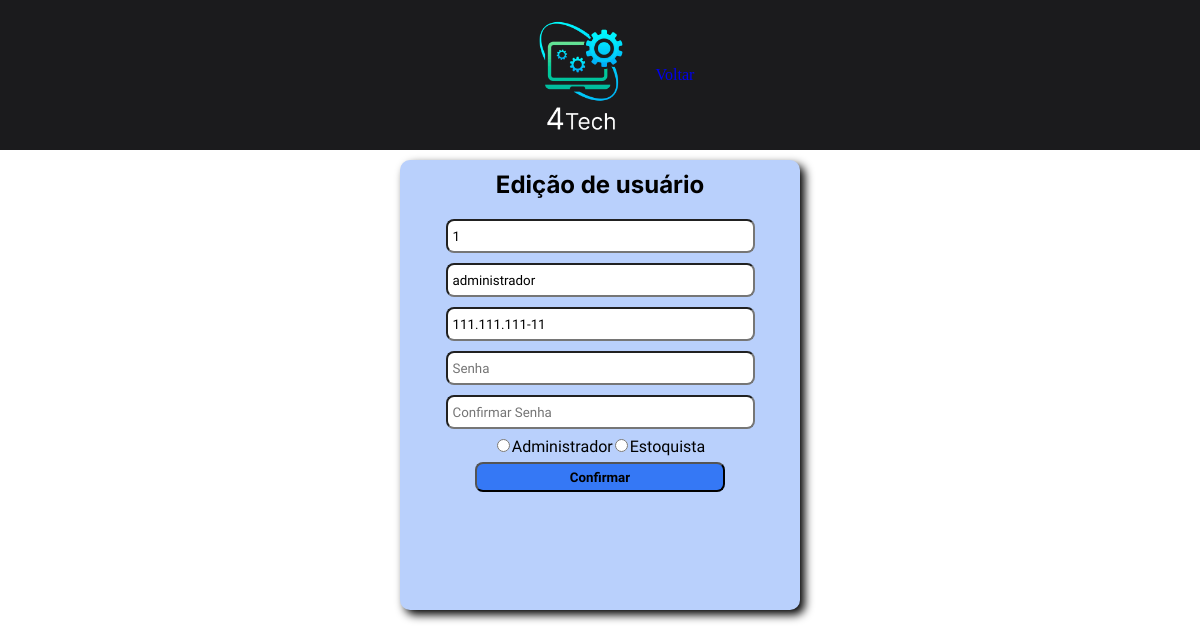
Screenshot of /editarUsuario.php?id=1 with the database file from the repository.
### tables this page shows
create table usuarios_backoffice(
id int(10) auto_increment not null primary key,
nome varchar(255) not null,
cpf varchar(15) not null,
email varchar(100) not null unique key,
senha varchar(200) not null,
status int (1),
grupo_usuario_id int(10)
);

### editarUsuario.php (the view, shortened to what this page needs)
<?php
include("conexao.php");
(isset($_GET['id'])) ? $id_usuario = $_GET['id'] : null;
$sql_code = "SELECT * FROM usuarios_backoffice where id = $id_usuario ";
$sql_query = $mysqli->query($sql_code) or die($mysqli->error);
?>
<!DOCTYPE html>
<html lang="pt-br">
<head>
    <link rel="stylesheet" href="css/cadUsuario.css">
</head>
<body>
    <header>
        <div class="logo">
            <img src="img/Logo.png" alt="Logo da 4Tech">
        </div>
        <a href="GestaoUsuarios.php">Voltar</a>
    </header>
    <section class="area-cadastro">
        <form id="form-cadastro" action="Controle_Usuarios.php" method="POST">
            <h1>Edição de usuário</h1>
            <?php while ($usuario = $sql_query->fetch_assoc()): ?>
                <div class="dados-cadastro">
                    <input type="number" name="id" class="inputs required" value="<?= $usuario['id'] ?>" readonly>
                    <input type="text" name="nome" class="inputs required"
                        oninput="validaNome()" value="<?= $usuario['nome'] ?>">
                    <input type="text" name="cpf" placeholder="CPF" class="inputs required" maxlength="14"
                        oninput="mascaraCPF()" value="<?= $usuario['cpf'] ?>">
                    <input type="password" name="senha" placeholder="Senha" class="inputs required" oninput="validaSenha()">
                    <input type="password" placeholder="Confirmar Senha" class="inputs required" oninput="comparaSenha()">
                </div>
                <div class="grupo-usuario">
                    <input type="radio" name="radio-btn" id="radio1" class="required" value="1"
                        oninput="validaGrupo()">Administrador<input type="radio" name="radio-btn" id="radio2" class="required" value="2"
                        oninput="validaGrupo()">Estoquista<span class="span-required">Selecione ao menos um grupo</span>
                </div>
                <input type="submit" name="editarUsuario" id="btn-cadastro" value="Confirmar">
            <?php endwhile ?>
        </form>
    </section>
</body>
</html>

### css/cadUsuario.css (style rules this page uses)
:root { --font-primary--: "Inter", serif; --font-secondary--: "Baloo da 2", serif; --font-action--: "Mulish", serif; --color-primary--: #1b1b1d; --color-secondary--: #b9d0fc; --color-action--: #3578F5; --color-error--: #e63636; }
* { text-decoration: none; margin: 0; padding: 0; }
header { width: 100%; height: 150px; display: flex; justify-content: center; align-items: center; background-color: var(--color-primary--); }
.logo , .logo img { height: 100%; }
.area-cadastro { display: flex; justify-content: center; align-items: center; }
#form-cadastro { margin-top: 10px; width: 400px; height: 450px; background-color: var(--color-secondary--); text-align: center; border-radius: 10px; box-shadow: 0.3rem 0.3rem 10px #000; }
#form-cadastro h1 { margin: 10px; font-family: var(--font-primary--); font-weight: 700; }
.inputs { font-family: var(--font-secondary--); width: 300px; height: 30px; margin-top: 10px; border-radius: 8px; padding-left: 5px; }
.grupo-usuario { font-family: var(--font-secondary--); }
.grupo-usuario input { margin: 10px 2px; }
#btn-cadastro { width: 250px; height: 30px; border-radius: 8px; cursor: pointer; font-family: var(--font-action--); font-weight: 700; background-color: var(--color-action--); }

### rows the page displays
usuarios_backoffice: id "1", nome "administrador", cpf "111.111.111-11"
